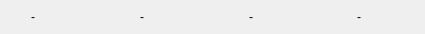
<?xml version="1.0" encoding="UTF-8"?>
<ui version="4.0">
 <class>SceneInfoWidget</class>
 <widget class="QWidget" name="SceneInfoWidget">
  <property name="geometry">
   <rect>
    <x>0</x>
    <y>0</y>
    <width>425</width>
    <height>34</height>
   </rect>
  </property>
  <property name="sizePolicy">
   <sizepolicy hsizetype="Expanding" vsizetype="Preferred">
    <horstretch>0</horstretch>
    <verstretch>0</verstretch>
   </sizepolicy>
  </property>
  <property name="windowTitle">
   <string>Form</string>
  </property>
  <layout class="QHBoxLayout" name="horizontalLayout_2">
   <property name="spacing">
    <number>10</number>
   </property>
   <property name="leftMargin">
    <number>0</number>
   </property>
   <property name="topMargin">
    <number>0</number>
   </property>
   <property name="rightMargin">
    <number>0</number>
   </property>
   <property name="bottomMargin">
    <number>0</number>
   </property>
   <item>
    <layout class="QHBoxLayout" name="horizontalLayout_5">
     <property name="spacing">
      <number>6</number>
     </property>
     <item>
      <widget class="QLabel" name="mouse_pos_ico_lbl">
       <property name="sizePolicy">
        <sizepolicy hsizetype="Fixed" vsizetype="Fixed">
         <horstretch>0</horstretch>
         <verstretch>0</verstretch>
        </sizepolicy>
       </property>
       <property name="maximumSize">
        <size>
         <width>25</width>
         <height>25</height>
        </size>
       </property>
       <property name="toolTip">
        <string>Current position of the mouse in the canvas</string>
       </property>
       <property name="frameShape">
        <enum>QFrame::NoFrame</enum>
       </property>
       <property name="frameShadow">
        <enum>QFrame::Plain</enum>
       </property>
       <property name="text">
        <string/>
       </property>
       <property name="pixmap">
        <pixmap resource="../../res/resources.qrc">:/icons/icons/cursor.png</pixmap>
       </property>
       <property name="scaledContents">
        <bool>true</bool>
       </property>
       <property name="alignment">
        <set>Qt::AlignCenter</set>
       </property>
       <property name="textInteractionFlags">
        <set>Qt::NoTextInteraction</set>
       </property>
      </widget>
     </item>
     <item>
      <widget class="QLabel" name="mouse_pos_info_lbl">
       <property name="minimumSize">
        <size>
         <width>50</width>
         <height>0</height>
        </size>
       </property>
       <property name="baseSize">
        <size>
         <width>0</width>
         <height>0</height>
        </size>
       </property>
       <property name="toolTip">
        <string>Current position of the mouse in the canvas</string>
       </property>
       <property name="text">
        <string>-</string>
       </property>
      </widget>
     </item>
    </layout>
   </item>
   <item>
    <layout class="QHBoxLayout" name="horizontalLayout_4">
     <property name="spacing">
      <number>6</number>
     </property>
     <item>
      <widget class="QLabel" name="zoom_ico_lbl">
       <property name="sizePolicy">
        <sizepolicy hsizetype="Fixed" vsizetype="Fixed">
         <horstretch>0</horstretch>
         <verstretch>0</verstretch>
        </sizepolicy>
       </property>
       <property name="maximumSize">
        <size>
         <width>25</width>
         <height>25</height>
        </size>
       </property>
       <property name="toolTip">
        <string>Current zoom factor</string>
       </property>
       <property name="frameShape">
        <enum>QFrame::NoFrame</enum>
       </property>
       <property name="frameShadow">
        <enum>QFrame::Plain</enum>
       </property>
       <property name="text">
        <string/>
       </property>
       <property name="pixmap">
        <pixmap resource="../../res/resources.qrc">:/icons/icons/objselect.png</pixmap>
       </property>
       <property name="scaledContents">
        <bool>true</bool>
       </property>
       <property name="alignment">
        <set>Qt::AlignCenter</set>
       </property>
       <property name="textInteractionFlags">
        <set>Qt::NoTextInteraction</set>
       </property>
      </widget>
     </item>
     <item>
      <widget class="QLabel" name="zoom_info_lbl">
       <property name="minimumSize">
        <size>
         <width>50</width>
         <height>0</height>
        </size>
       </property>
       <property name="baseSize">
        <size>
         <width>0</width>
         <height>0</height>
        </size>
       </property>
       <property name="toolTip">
        <string>Current zoom factor</string>
       </property>
       <property name="text">
        <string>-</string>
       </property>
      </widget>
     </item>
    </layout>
   </item>
   <item>
    <layout class="QHBoxLayout" name="horizontalLayout">
     <property name="spacing">
      <number>6</number>
     </property>
     <item>
      <widget class="QLabel" name="obj_icon_lbl">
       <property name="sizePolicy">
        <sizepolicy hsizetype="Fixed" vsizetype="Fixed">
         <horstretch>0</horstretch>
         <verstretch>0</verstretch>
        </sizepolicy>
       </property>
       <property name="maximumSize">
        <size>
         <width>25</width>
         <height>25</height>
        </size>
       </property>
       <property name="toolTip">
        <string>Currently selected object(s)</string>
       </property>
       <property name="frameShape">
        <enum>QFrame::NoFrame</enum>
       </property>
       <property name="frameShadow">
        <enum>QFrame::Plain</enum>
       </property>
       <property name="text">
        <string/>
       </property>
       <property name="pixmap">
        <pixmap resource="../../res/resources.qrc">:/icons/icons/table.png</pixmap>
       </property>
       <property name="scaledContents">
        <bool>true</bool>
       </property>
       <property name="alignment">
        <set>Qt::AlignCenter</set>
       </property>
       <property name="textInteractionFlags">
        <set>Qt::NoTextInteraction</set>
       </property>
      </widget>
     </item>
     <item>
      <widget class="QLabel" name="obj_name_lbl">
       <property name="minimumSize">
        <size>
         <width>50</width>
         <height>0</height>
        </size>
       </property>
       <property name="baseSize">
        <size>
         <width>0</width>
         <height>0</height>
        </size>
       </property>
       <property name="toolTip">
        <string>Currently selected object(s)</string>
       </property>
       <property name="text">
        <string>-</string>
       </property>
      </widget>
     </item>
    </layout>
   </item>
   <item>
    <layout class="QHBoxLayout" name="horizontalLayout_3">
     <property name="spacing">
      <number>6</number>
     </property>
     <item>
      <widget class="QLabel" name="obj_pos_ico_lbl">
       <property name="sizePolicy">
        <sizepolicy hsizetype="Fixed" vsizetype="Fixed">
         <horstretch>0</horstretch>
         <verstretch>0</verstretch>
        </sizepolicy>
       </property>
       <property name="maximumSize">
        <size>
         <width>25</width>
         <height>25</height>
        </size>
       </property>
       <property name="toolTip">
        <string>Dimensions of the selected object(s)</string>
       </property>
       <property name="frameShape">
        <enum>QFrame::NoFrame</enum>
       </property>
       <property name="frameShadow">
        <enum>QFrame::Plain</enum>
       </property>
       <property name="text">
        <string/>
       </property>
       <property name="pixmap">
        <pixmap resource="../../res/resources.qrc">:/icons/icons/bndrect.png</pixmap>
       </property>
       <property name="scaledContents">
        <bool>true</bool>
       </property>
       <property name="alignment">
        <set>Qt::AlignCenter</set>
       </property>
       <property name="textInteractionFlags">
        <set>Qt::NoTextInteraction</set>
       </property>
      </widget>
     </item>
     <item>
      <widget class="QLabel" name="obj_pos_info_lbl">
       <property name="minimumSize">
        <size>
         <width>50</width>
         <height>0</height>
        </size>
       </property>
       <property name="baseSize">
        <size>
         <width>0</width>
         <height>0</height>
        </size>
       </property>
       <property name="toolTip">
        <string>Dimensions of the selected object(s)</string>
       </property>
       <property name="text">
        <string>-</string>
       </property>
      </widget>
     </item>
    </layout>
   </item>
  </layout>
 </widget>
 <resources>
  <include location="../../res/resources.qrc"/>
  <include location="../../res/resources.qrc"/>
 </resources>
 <connections/>
</ui>
